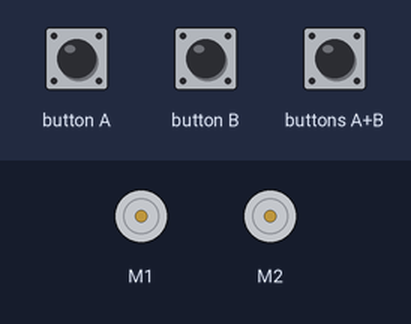
Simulated run of this program. Board: BBC micro:bit (MakeCode). On the bench: 2 × DC motor (green arrow = forward, orange = backward, longer = faster). The inputs (shaded band) are chosen by the test bench.

Above: at 1.2 s.
1.3 s: button A pressed for 0.15 s
At 2.6 s:
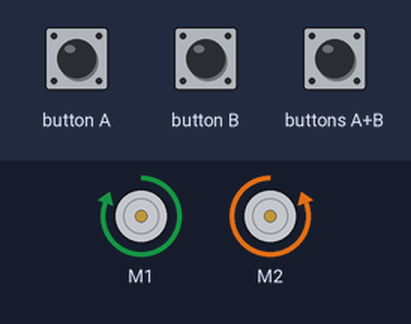
2.9 s: button B pressed for 0.15 s
At 4.1 s:
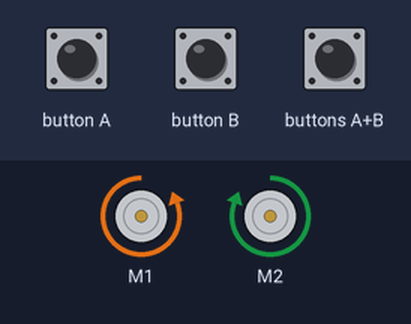
4.5 s: buttons A+B pressed for 0.15 s
At 5.3 s:
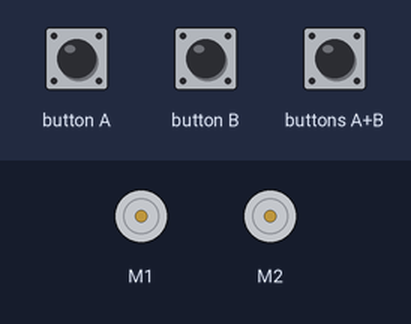
Timing chart, 0 to 7.5 s (numbered marks = the images above; inputs shaded):
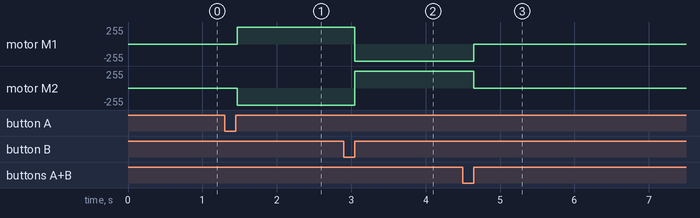

Measured:
- after the input at 1.3 s, motor M1: stopped → forward 255/255 after 0.17 s; motor M2: stopped → backward 255/255 after 0.17 s
- after the input at 2.9 s, motor M1: forward 255/255 → backward 255/255 after 0.15 s; motor M2: backward 255/255 → forward 255/255 after 0.15 s
- after the input at 4.5 s, motor M1: backward 255/255 → stopped after 0.15 s; motor M2: forward 255/255 → stopped after 0.15 s

The program:

main.ts
```typescript
input.onButtonPressed(Button.A, function () {
    neZha.setMotorSpeed(neZha.MotorList.M1, 100)
    neZha.setMotorSpeed(neZha.MotorList.M2, -100)
})
input.onButtonPressed(Button.AB, function () {
    neZha.setMotorSpeed(neZha.MotorList.M1, 0)
    neZha.setMotorSpeed(neZha.MotorList.M2, 0)
})
input.onButtonPressed(Button.B, function () {
    neZha.setMotorSpeed(neZha.MotorList.M1, -100)
    neZha.setMotorSpeed(neZha.MotorList.M2, 100)
})
```

test.ts
```typescript
// aquí va el archivo "tests"; esto no se compilará cuando este paquete se utilice como una extensión.
```
